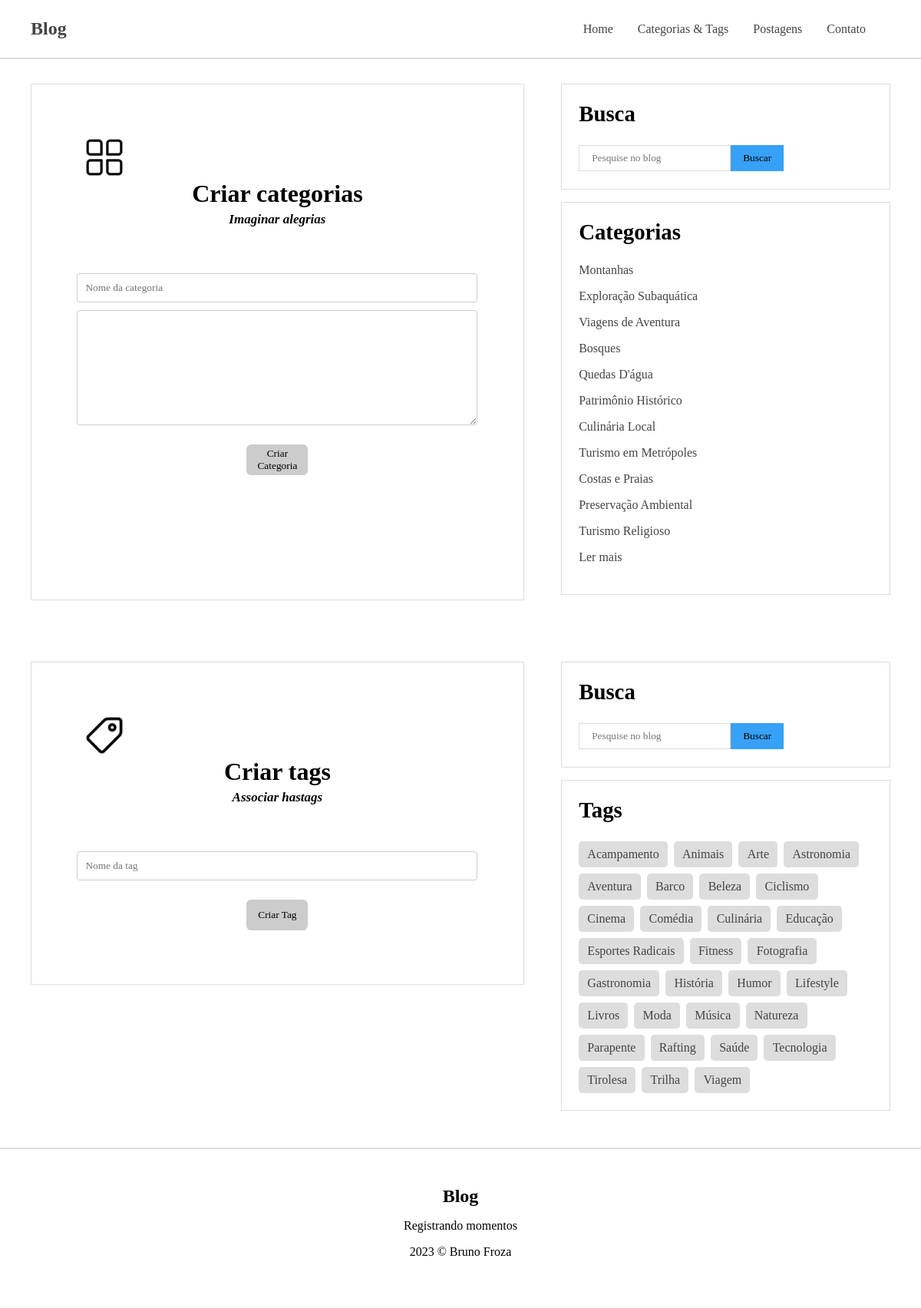
Screenshot of /php/categorias.php with the database file from the repository.
### tables this page shows
CREATE TABLE Categoria (
    ID INT AUTO_INCREMENT PRIMARY KEY,
    Nome VARCHAR(255),
    Descricao TEXT
);

CREATE TABLE Tags (
    ID INT AUTO_INCREMENT PRIMARY KEY,
    Nome VARCHAR(255)
);

### php/categorias.php (the view, shortened to what this page needs)
<!DOCTYPE html>
<html lang="en">
  <head>
    <link rel="stylesheet" href="../css/categorias.css" />
    <link href="https://cdn.jsdelivr.net/npm/select2@4.1.0-rc.0/dist/css/select2.min.css" rel="stylesheet" />
  </head>
  <body>
</body>
</html>
    <nav id="navbar">
      <div id="navbar-inner">
        <h2 ><a href="../php/index.php">Blog</a></h2>
        <ul id="nav-links">
          <li><a href="../php/index.php">Home</a></li>
          <li><a href="categorias.php">Categorias & Tags</a></li>
          <li><a href="criar_postagens.php">Postagens</a></li>
          <li><a href="contato.php">Contato</a></li>
        </ul>
      </div>
    </nav>
    <div class="container">
      <main id="posts-container">
        <div id="form">
        <a href="categorias.php"  ><img src="../img/category.png" alt="" width="50px" height="50px"></a>
        <h1 id="h_form">Criar categorias</h1>
        <h2 id="h2_form">Imaginar alegrias</h2>
        <article class="post">
            <form id="form-postagem" action="categoria.php" method="post"  >
                <input class="input" name="nome" type="text" placeholder="Nome da categoria" required>
                <textarea class="input" name="descricao" id="descricao" cols="30" rows="8" placeholder="Descrição da categoria" required> </textarea>
                <button class="button">Criar Categoria</button>
            </form>
          </div>
      </main>
      <aside id="sidebar">
        <section id="search-bar">
          <h4>Busca</h4>
          <form>
            <input type="text" placeholder="Pesquise no blog" />
            <input type="submit" value="Buscar" />
          </form>
        </section>
        <section id="categories" class="sidebar-section">
          <h4>Categorias</h4>
          <nav>
            <ul>
              <?php
               include("conexao.php");
               $sql_select = "SELECT ID, nome FROM Categoria";
               $result = mysqli_query($conexao, $sql_select);
               $cont = 0;
               while ($row = mysqli_fetch_assoc($result)) {
                   $cont++;
                   if ($cont <= 10) {
                       echo '<li> <a>' . $row['nome'] . '</a> </li>';
                   } else {
                       if ($cont == 13) {
                           echo '<li> <a>' . $row['nome'] . '</a> </li>';
                           echo '<li> <a href="#">Ler mais</a> </li>';
                       } else {
                           echo '<li style="display: none;"> <a>' . $row['nome'] . '</a> </li>';
                       }
                   }
               }
                ?>
            </ul>
          </nav>
        </section>
      </aside>
    </div>
    <div class="container">
    <main id="posts-container">
    <div id="form_a">
        <a href="categorias.php"><img src="../img/price-tag.png" alt="" width="50px" height="50px"></a>
        <h1 id="h_form">Criar tags</h1>
        <h2 id="h2_form">Associar hastags</h2>
        <article class="post">
            <form id="form-postagem" action="tags.php" method="post">
                <input class="input" name="nome" type="text" placeholder="Nome da tag" required>
                <button class="button">Criar Tag</button>
            </form>
        </article>
    </div>
    </main>
      <aside id="sidebar">
        <section id="search-bar">
          <h4>Busca</h4>
          <form>
            <input type="text" placeholder="Pesquise no blog" />
            <input type="submit" value="Buscar" />
          </form>
        </section>
        <section id="tags">
          <h4>Tags</h4>
          <div id="tags-container">
            <?php
                include("conexao.php");
                $sql_select = "SELECT ID, nome  FROM Tags Order By nome";
                $result = mysqli_query($conexao, $sql_select);
                while ($row = mysqli_fetch_assoc($result))
                    if($result){
                        echo '<a class="tag-link">' . $row['nome'] . '</a>';
                    }
                ?>
          </div>
        </section>
      </aside>
    </div>
    <footer id="footer">
      <h2>Blog</h2>
      <p>Registrando momentos </p>
      <p>2023 © Bruno Froza</p>
    </footer>
  </body>
</html>

### css/categorias.css (style rules this page uses)
* { padding: 0; margin: 0; font-family: Georgia; }
ul { cursor: pointer; list-style: none; }
a { text-decoration: none; color: #444; transition: 0.4s; cursor: pointer; }
#navbar { padding: 1.5rem 2.5rem; border-bottom: 2px solid #ddd; }
#navbar-inner { display: flex; justify-content: space-between; align-items: center; max-width: 1650px; margin: 0 auto; }
#nav-links { display: flex; gap: 2rem; }
.container { display: flex; padding: 2rem 2.5rem; gap: 3rem; max-width: 1650px; margin: 0 auto; }
.post { margin-bottom: 2.5rem; }
#sidebar { flex: 1 1 0; }
#search-bar, #categories, #tags { padding: 1.4rem; border: 1px solid #ddd; margin-bottom: 1rem; }
#search-bar h4, #categories h4, #tags h4 { margin-bottom: 1.5rem; font-size: 1.8rem; }
#search-bar form { display: flex; }
#h_form { text-align: center; align-items: center; padding-top: 0; margin-bottom: 05px; justify-content: center; }
#h2_form { text-align: center; align-items: center; justify-content: center; font-size: 17px; margin-bottom: 60px; font-style: italic ; }
#form { flex: 2 2 0; padding: 4.4rem; border: 1px solid #ddd; margin-bottom: 1rem; width: 500px; height: 530px; }
#form-postagem { display: flex; align-items: center; flex-direction: column; }
#form-postagem .input { width: 100%; padding: 10px; margin-bottom: 10px; border: 1px solid #ccc; border-radius: 4px; transition: all 0.3s; }
#search-bar input { padding: 0.5rem 1rem; border: 1px solid #ddd; }
#search-bar input[type="submit"] { cursor: pointer; background-color: #37a1f7; color: black; border: none; }
.button { width: 80px; height: 40px; background-color: #ccc; margin-top: 15px; cursor: pointer; border-radius: 0.4rem; border-color: transparent; }
#form_a { flex: 2 2 0; padding: 4.4rem; border: 1px solid #ddd; margin-bottom: 1rem; width: 500px; height: 278px; }
#categories li { margin-bottom: 1rem; }
#tags { cursor: pointer; }
#tags-container { display: flex; flex-wrap: wrap; gap: 0.5rem; }
#tags-container a { background-color: #ddd; padding: 0.5rem 0.7rem; border-radius: 0.3rem; }
#footer { border-top: 2px solid #ddd; padding: 3rem; text-align: center; }
#footer h2, #footer p { margin-bottom: 1rem;; }

### rows the page displays
categoria: Nome "Montanhas"
categoria: Nome "Exploração Subaquática"
categoria: Nome "Viagens de Aventura"
categoria: Nome "Bosques"
categoria: Nome "Quedas D'água"
categoria: Nome "Patrimônio Histórico"
categoria: Nome "Culinária Local"
categoria: Nome "Turismo em Metrópoles"
categoria: Nome "Costas e Praias"
categoria: Nome "Preservação Ambiental"
categoria: Nome "Turismo Religioso"
tags: Nome "Acampamento"
tags: Nome "Animais"
tags: Nome "Arte"
tags: Nome "Astronomia"
tags: Nome "Aventura"
tags: Nome "Barco"
tags: Nome "Beleza"
tags: Nome "Ciclismo"
tags: Nome "Cinema"
tags: Nome "Comédia"
tags: Nome "Culinária"
tags: Nome "Educação"
tags: Nome "Esportes Radicais"
tags: Nome "Fitness"
tags: Nome "Fotografia"
tags: Nome "Gastronomia"
tags: Nome "História"
tags: Nome "Humor"
tags: Nome "Lifestyle"
tags: Nome "Livros"
tags: Nome "Moda"
tags: Nome "Música"
tags: Nome "Natureza"
tags: Nome "Parapente"
tags: Nome "Rafting"
tags: Nome "Saúde"
tags: Nome "Tecnologia"
tags: Nome "Tirolesa"
tags: Nome "Trilha"
tags: Nome "Viagem"
